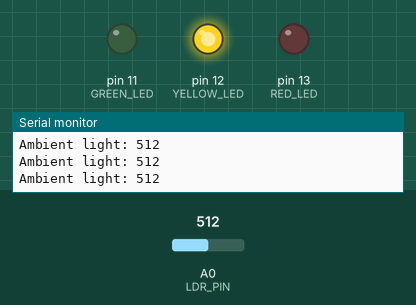
This sketch was run on a simulated Arduino Uno, built with avr-gcc and run on an emulated ATmega328P. Shown: output pins drawn as LEDs (lit = HIGH), the last lines printed to the serial monitor. Inputs (shaded band) come from the test bench; at power-on: A0 (LDR_PIN) = 512.

Above: at 1.2 s.
1.3 s: A0 (LDR_PIN) set to 416
2.8 s: A0 (LDR_PIN) set to 390
At 4.0 s:
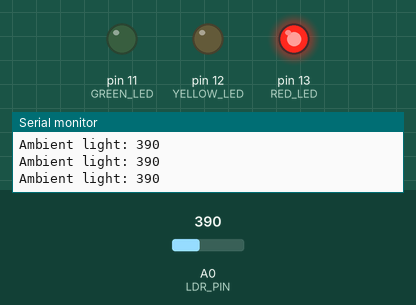
4.3 s: A0 (LDR_PIN) set to 810
At 5.5 s:
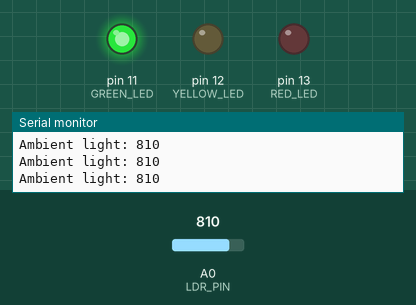
5.9 s: A0 (LDR_PIN) set to 788
At 6.9 s:
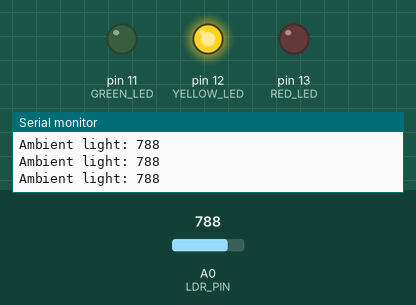
7.5 s: A0 (LDR_PIN) set to 900
At 8.2 s:
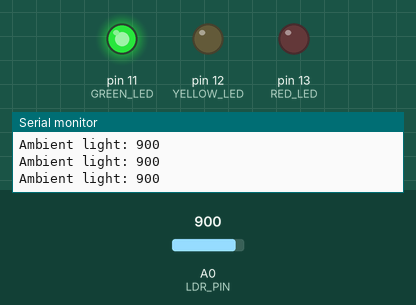
Timing chart, 0 to 10.1 s (numbered marks = the images above; inputs shaded):
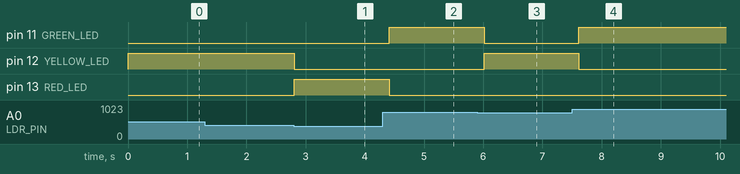

Measured:
- the behaviour switches between 401 and 400 on A0 (LDR_PIN) (found by bisection; images 0 and 1)
- the behaviour switches between 801 and 800 on A0 (LDR_PIN) (found by bisection; images 2 and 3)
- after the input at 2.8 s, pin 12 (YELLOW_LED): HIGH → LOW at once; pin 13 (RED_LED): LOW → HIGH at once
- after the input at 4.3 s, pin 11 (GREEN_LED): LOW → HIGH after 0.11 s; pin 13 (RED_LED): HIGH → LOW after 0.11 s
- after the input at 5.9 s, pin 11 (GREEN_LED): HIGH → LOW after 0.11 s; pin 12 (YELLOW_LED): LOW → HIGH after 0.11 s
- after the input at 7.5 s, pin 11 (GREEN_LED): LOW → HIGH after 0.12 s; pin 12 (YELLOW_LED): HIGH → LOW after 0.12 s

The sketch:

mood_light.ino
```cpp
#define LDR_PIN     A0
#define GREEN_LED   11
#define YELLOW_LED  12
#define RED_LED     13

void setup() {
  pinMode(GREEN_LED, OUTPUT);
  pinMode(YELLOW_LED, OUTPUT);
  pinMode(RED_LED, OUTPUT);
  Serial.begin(9600);
}

void loop() {
  int lightLevel = analogRead(LDR_PIN);

  Serial.print("Ambient light: ");
  Serial.println(lightLevel);

  if (lightLevel > 800) {
    // Very dark: green = cozy
    digitalWrite(GREEN_LED, HIGH);
    digitalWrite(YELLOW_LED, LOW);
    digitalWrite(RED_LED, LOW);
  }
  else if (lightLevel > 400) {
    // Moderate: yellow = calm
    digitalWrite(GREEN_LED, LOW);
    digitalWrite(YELLOW_LED, HIGH);
    digitalWrite(RED_LED, LOW);
  }
  else {
    // Bright: red = alert/awake
    digitalWrite(GREEN_LED, LOW);
    digitalWrite(YELLOW_LED, LOW);
    digitalWrite(RED_LED, HIGH);
  }

  delay(200);
}
```
